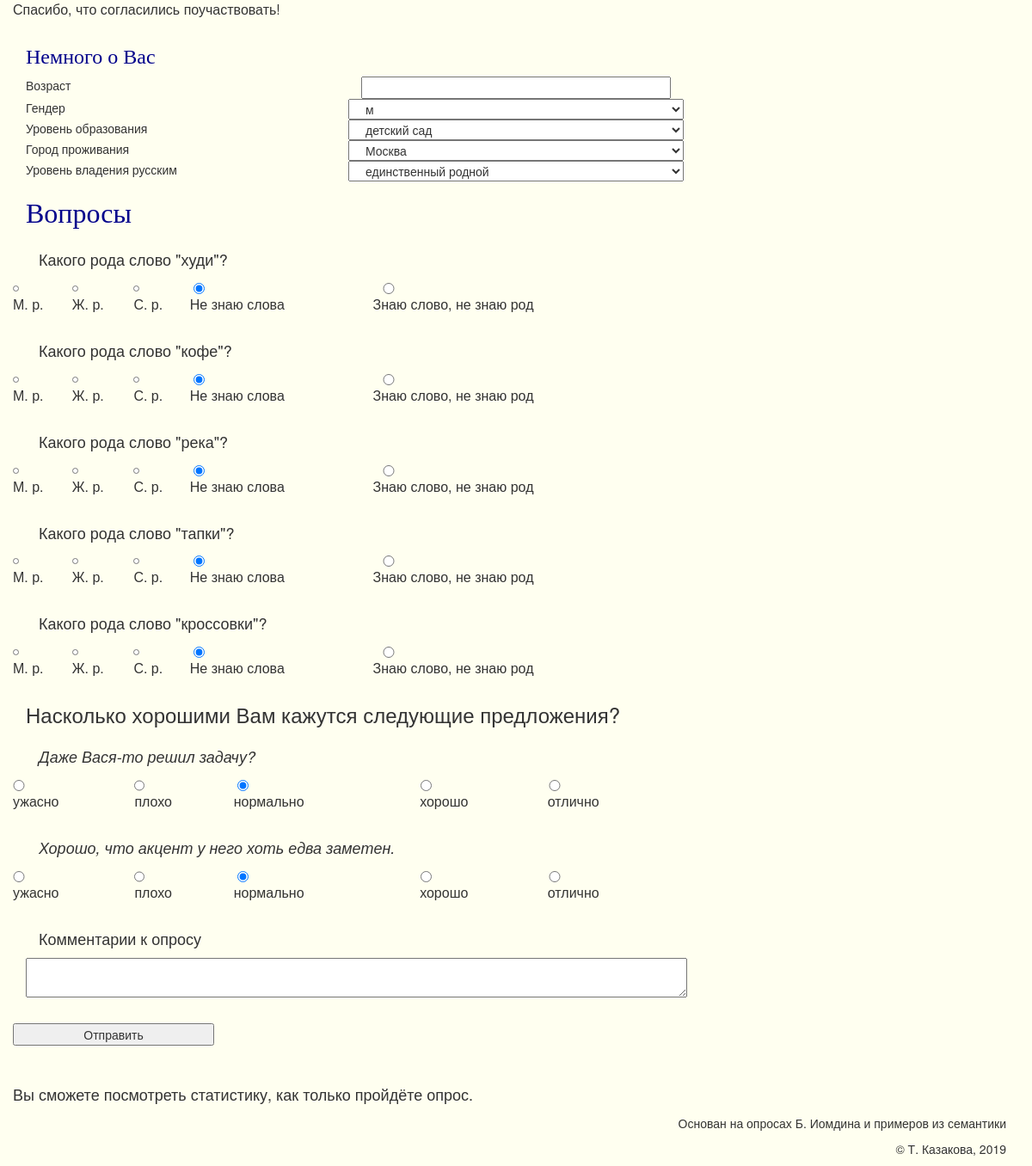
Screenshot of /questions with the database file from the repository.
### app.py (models this page shows)
class Questions(db.Model):
    __tablename__ = 'questions'
    id = db.Column(db.Integer, primary_key=True)
    text = db.Column(db.Text)

### app.py (the view)
@app.route('/questions')
def question_page():
    questions = Questions.query.all()
    return render_template(
        'questions.html',
        questions=questions
    )

### templates/questions.html (shortened to what this page needs)
<html>
	<head>
		  <link rel="stylesheet" href="https://maxcdn.bootstrapcdn.com/bootstrap/3.4.0/css/bootstrap.min.css">
	</head>
	<body style="background-color:Ivory">
    <p><font size=3>Спасибо, что согласились поучаствовать!</font></p>
		<form class="container" action="/process">
			<h2><font face="Gabriola" size=5 color="DarkBlue">Немного о Вас</font></h2>
			<div class="row">
				<div class="col-md-4">Возраст</div>
				<div class="col-md-4"><input type="number" name="age" required></div>
			</div>
			<div class="row">
				<div class="col-md-4">Гендер</div>
				<select name="gender" class="col-md-4">
					<option value="male">м</option>
				</select>
			</div>
			<div class="row">
				<div class="col-md-4">Уровень образования</div>
				<select name="education" class="col-md-4">
					<option value="kindergarten">детский сад</option>
				</select>
			</div>
			<div class="row">
				<div class="col-md-4">Город проживания</div>
				<select name="city" class="col-md-4">
					<option value="Moscow">Москва</option>
				</select>
			</div>
			<div class="row">
				<div class="col-md-4">Уровень владения русским</div>
				<select name="rus_level" class="col-md-4">
					<option value="L1">единственный родной</option>
				</select>
			</div>
			<h3><font face="Gabriola" size=6 color="DarkBlue">Вопросы</font></h3>
            {% for question in questions[:5] %}
			    <div class="row">
                    <p><br /></p>
                    <p class="col-md-6"><font size=4">{{question.text}}</font></p>
					<table class="col-md-8">
						<tr>
							<td><input class="radio" type="radio" name="q{{ question.id }}" value='М.р.'></td>
							<td><input class="radio" type="radio" name="q{{ question.id }}" value='Ж.р.'></td>
							<td><input class="radio" type="radio" name="q{{ question.id }}" value='Ср.р.'></td>
							<td><input class="radio" type="radio" name="q{{ question.id }}" value='Слово неизвестно' checked></td>
							<td><input class="radio" type="radio" name="q{{ question.id }}" value='Род неизвестен'></td>
						</tr>
						<tr>
							<td> М. р. </td>
							<td> Ж. р. </td>
							<td> С. р. </td>
							<td>Не знаю слова</td>
							<td>Знаю слово, не знаю род</td>
						</tr>
					</table>
			    </div>
            {% endfor %}
            <p><br /></p>
            <h4><font size=5">Насколько хорошими Вам кажутся следующие предложения?</font></h4>
			{% for question in questions[5:] %}
			    <div class="row">
                    <p><br /></p>
                    <p class="col-md-6"><em><font size=4">{{question.text}}</font></em></p>
					<table class="col-md-8">
						<tr><td><input class="radio" type="radio" name="q{{ question.id }}" value=1></td>
							<td><input class="radio" type="radio" name="q{{ question.id }}" value=2></td>
							<td><input class="radio" type="radio" name="q{{ question.id }}" value=3 checked></td>
							<td><input class="radio" type="radio" name="q{{ question.id }}" value=4></td>
							<td><input class="radio" type="radio" name="q{{ question.id }}" value=5></td>
						</tr>
						<tr>
							<td>ужасно</td>
							<td>плохо</td>
							<td>нормально</td>
							<td>хорошо</td>
							<td>отлично</td>
						</tr>
					</table>
			    </div>
            {% endfor %}
            <p><br /></p>
            <p><font size=4">Комментарии к опросу</font></p>
            <textarea name="comment" cols="100" rows="2"></textarea>
			<div class="row">
                <p><br /></p>
				<input class="submit" type="submit" name="submit" value="Отправить">
			</div>
		</form>
    <p><br /></p>
	<p><font size=4">Вы сможете посмотреть статистику, как только пройдёте опрос.</font></p>
	</body>
    <footer class="bs-docs-footer">
		<div class="container">
			<p style="text-align:right; ">Основан на опросах Б. Иомдина и примеров из семантики</p>
			<p style="text-align:right; ">&copy; Т. Казакова, 2019</p>
		</div>
	</footer>
</html>

### templates/questions.html (style rules this page uses)
input { width: 100% }
input.radio { width: 10% }
input.submit { width: 20% }
select { width: 100% }
p { margin-left: 15 }
h3 { margin-bottom: -7px }
h4 { margin-bottom: -7px }

### rows the page displays
Questions: text "Какого рода слово \"худи\"?"
Questions: text "Какого рода слово \"кофе\"?"
Questions: text "Какого рода слово \"река\"?"
Questions: text "Какого рода слово \"тапки\"?"
Questions: text "Какого рода слово \"кроссовки\"?"
Questions: text "Даже Вася-то решил задачу?"
Questions: text "Хорошо, что акцент у него хоть едва заметен."
